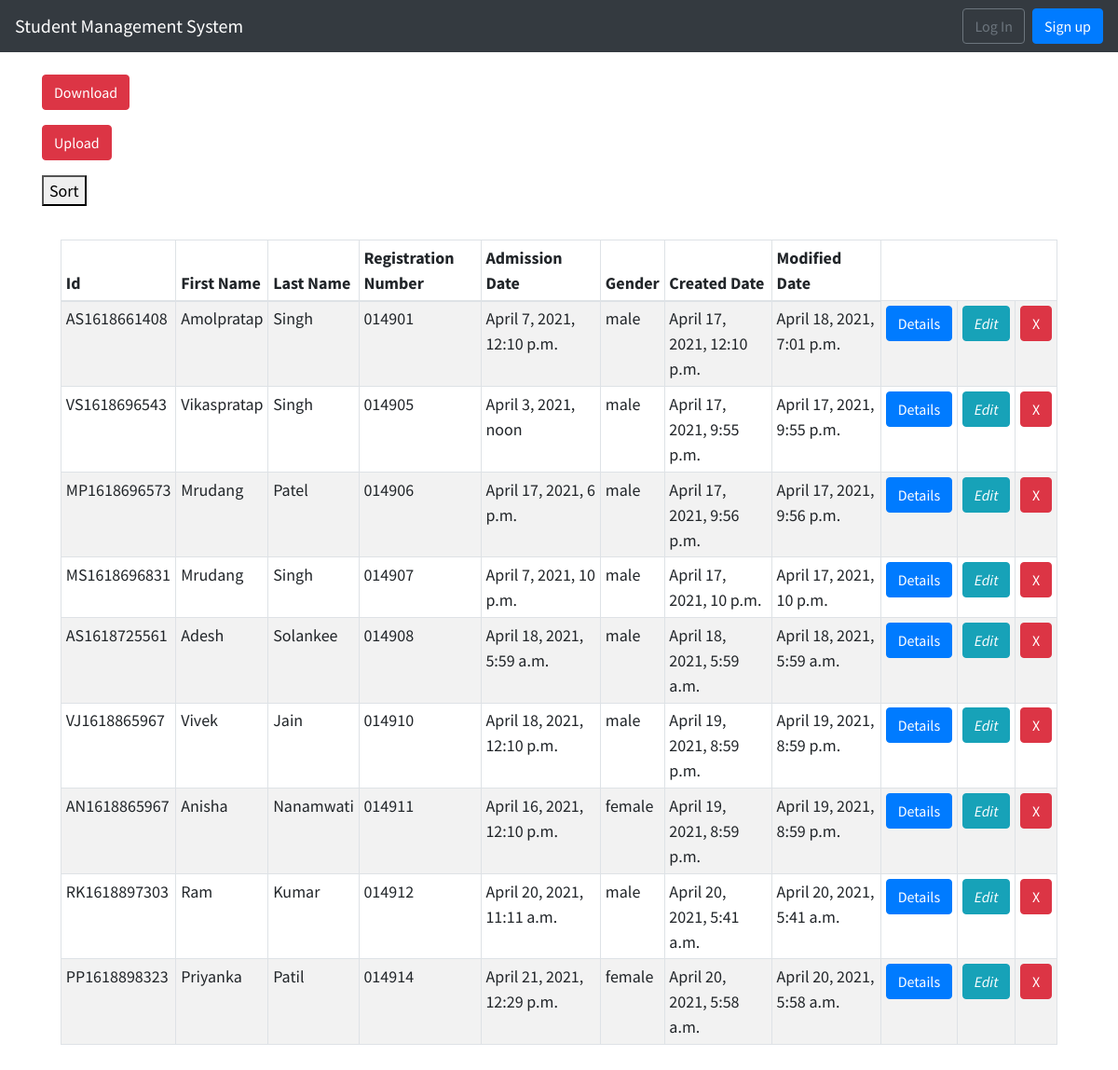
The page /students/ on the database its author committed.
### students/models.py (models this page shows, shortened)
class StudentInfo(models.Model):
    id = models.CharField(primary_key=True,editable=False,max_length=200)
    GENDER_CHOICES=(
        ('male', 'Male'),
        ('female', 'Female'),
    )
    first_name = models.CharField(max_length=100)
    last_name = models.CharField(max_length=100)
    registeration_num = models.CharField(max_length=100)
    admission_date = models.DateTimeField()
    gender = models.CharField(choices=GENDER_CHOICES,max_length=10)
    created_dt = models.DateTimeField(verbose_name="created date", auto_now_add=True)
    modify_dt = models.DateTimeField(verbose_name="modified date", auto_now=True)

### students/views.py (the view)
# urls.py: path('',views.students_list,name='students_list'),
def students_list(request):
    students = StudentInfo.objects.all()
    paginator = Paginator(students, 10)
    page = request.GET.get('page')
    paged_students = paginator.get_page(page)
    context = {
        "students": paged_students
    }
    return render(request, "students/student_list.html", context)

### templates/students/student_list.html
{% extends 'base.html' %}
{% block content %}
<p>
    <a href="{% url 'csv_database' %}">
        <button type="button" class="btn btn-danger">Download</button>
    </a>
</p>
    <a href="{% url 'upload_csv' %}">
        <button type="button" class="btn btn-danger">Upload</button>
    </a>
<p>
<form action="{% url 'sort_list' %}" method='GET'>
    <button type='submit'>Sort</button>
</form>
</p>
<div class="card-body">
    <table class="table table-responsive-sm table-bordered table-striped table-sm">
        <thead>
            <tr>
                <th>Id</th>
                <th>First Name</th>
                <th>Last Name</th>
                <th>Registration Number</th>
                <th>Admission Date</th>
                <th>Gender</th>
                <th>Created Date</th>
                <th>Modified Date</th>
            </tr>
        </thead>
        <tbody>
            {% for student in students %}
                <tr>
                    <td>{{ student.id }}</td>
                    <td>{{ student.first_name }}</td>
                    <td>{{ student.last_name }}</td>
                    <td>{{ student.registeration_num }}</td>
                    <td>{{ student.admission_date }}</td>
                    <td>{{ student.gender }}</td>
                    <td>{{ student.created_dt }}</td>
                    <td>{{ student.modify_dt }}</td>
                    <td>
                        <a href="{% url 'student_detail' student.id %}">
                            <button type="button" class="btn btn-primary">Details</button>
                        </a>
                    </td>
                    <td>
                        <a href="{% url 'edit_student' student.id %}">
                            <button type="button" class="btn btn-info"><i class="fa fa-edit">Edit</i></button>
                        </a>
                    </td>
                    <td>
                        <a href="{% url 'delete_student' student.id %}">
                            <button type="button" class="btn btn-danger">X</button>
                        </a>
                    </td>
                </tr>
            {% endfor %}
        </tbody>
    </table>
</div>
{% endblock %}

### templates/base.html (shortened to what this page needs)
{% load static %}
<!DOCTYPE html>
<html lang="en">
<head>
    <link rel="stylesheet"
        href="https://stackpath.bootstrapcdn.com/bootstrap/4.1.3/css/bootstrap.min.css"
>
    <link href="{% static 'css/base.css' %}" rel="stylesheet">
</head>
<body>
    <nav class="navbar navbar-expand-md navbar-dark bg-dark mb-4">
        <a class="navbar-brand" href="{% url 'home' %}">Student Management System</a>
        <div class="collapse navbar-collapse" id="navbarCollapse">
        {% if user.is_authenticated %}
            <ul class="navbar-nav ml-auto">
                <li class="nav-item">
                    <a class="nav-link dropdown-toggle" href="#" id="userMenu" data-toggle="dropdown" aria-haspopup="true" aria-expanded="false">
                    {{ user.username }}
                    </a>
                    <div class="dropdown-menu dropdown-menu-right" aria-labelledby="userMenu">
                    <!--<a class="dropdown-item" href="#">Change password</a>
                    <div class="dropdown-divider"></div>-->
                    <a class="dropdown-item" href="{% url 'logout' %}">Log Out</a>
                    </div>
                </li>
            </ul>
        {% else %}
        <form class="form-inline ml-auto">
            <a href="{% url 'login' %}" class="btn btn-outline-secondary">Log In</a>
            <a href="{% url 'signup' %}" class="btn btn-primary ml-2">Sign up</a>
        </form>
        {% endif %}
        </div>
    </nav>
    <div class="container">
    {% block content %}
    {% endblock %}
    </div>
</body>
</html>

### static/css/base.css (style rules this page uses)
body { font-family: 'Source Sans Pro', sans-serif; font-size: 18px; }
table, th, td { border: 1px solid black; border-collapse: collapse; padding: 10px; }

### rows shown on the page
StudentInfo: id "AS1618661408", first_name "Amolpratap", last_name "Singh", registeration_num "014901", admission_date "April 7, 2021, 12:10 p.m.", gender "male", created_dt "April 17, 2021, 12:10 p.m.", modify_dt "April 18, 2021, 7:01 p.m."
StudentInfo: id "VS1618696543", first_name "Vikaspratap", last_name "Singh", registeration_num "014905", admission_date "April 3, 2021, noon", gender "male", created_dt "April 17, 2021, 9:55 p.m.", modify_dt "April 17, 2021, 9:55 p.m."
StudentInfo: id "MP1618696573", first_name "Mrudang", last_name "Patel", registeration_num "014906", admission_date "April 17, 2021, 6 p.m.", gender "male", created_dt "April 17, 2021, 9:56 p.m.", modify_dt "April 17, 2021, 9:56 p.m."
StudentInfo: id "MS1618696831", first_name "Mrudang", last_name "Singh", registeration_num "014907", admission_date "April 7, 2021, 10 p.m.", gender "male", created_dt "April 17, 2021, 10 p.m.", modify_dt "April 17, 2021, 10 p.m."
StudentInfo: id "AS1618725561", first_name "Adesh", last_name "Solankee", registeration_num "014908", admission_date "April 18, 2021, 5:59 a.m.", gender "male", created_dt "April 18, 2021, 5:59 a.m.", modify_dt "April 18, 2021, 5:59 a.m."
StudentInfo: id "VJ1618865967", first_name "Vivek", last_name "Jain", registeration_num "014910", admission_date "April 18, 2021, 12:10 p.m.", gender "male", created_dt "April 19, 2021, 8:59 p.m.", modify_dt "April 19, 2021, 8:59 p.m."
StudentInfo: id "AN1618865967", first_name "Anisha", last_name "Nanamwati", registeration_num "014911", admission_date "April 16, 2021, 12:10 p.m.", gender "female", created_dt "April 19, 2021, 8:59 p.m.", modify_dt "April 19, 2021, 8:59 p.m."
StudentInfo: id "RK1618897303", first_name "Ram", last_name "Kumar", registeration_num "014912", admission_date "April 20, 2021, 11:11 a.m.", gender "male", created_dt "April 20, 2021, 5:41 a.m.", modify_dt "April 20, 2021, 5:41 a.m."
StudentInfo: id "PP1618898323", first_name "Priyanka", last_name "Patil", registeration_num "014914", admission_date "April 21, 2021, 12:29 p.m.", gender "female", created_dt "April 20, 2021, 5:58 a.m.", modify_dt "April 20, 2021, 5:58 a.m."
